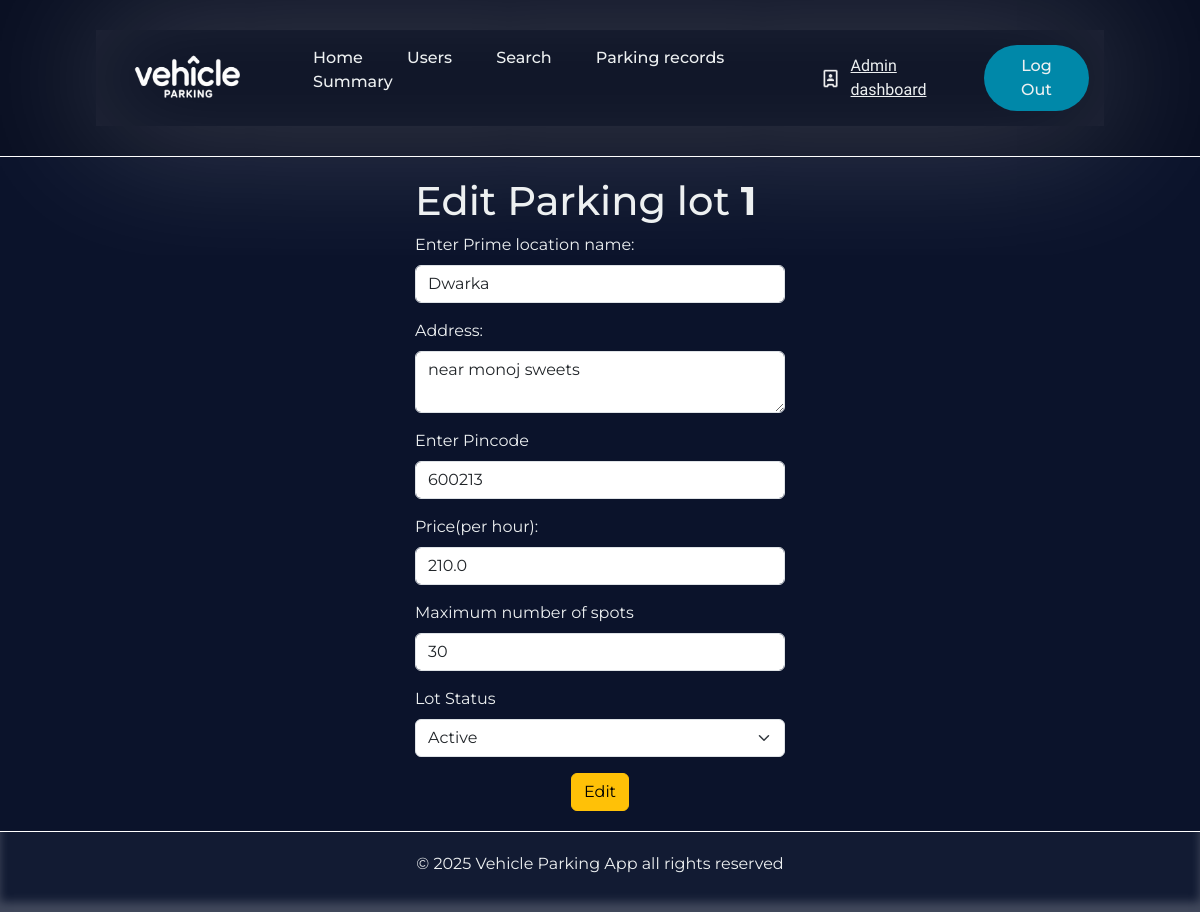
The app's page /edit-parking-lot/1, older data.
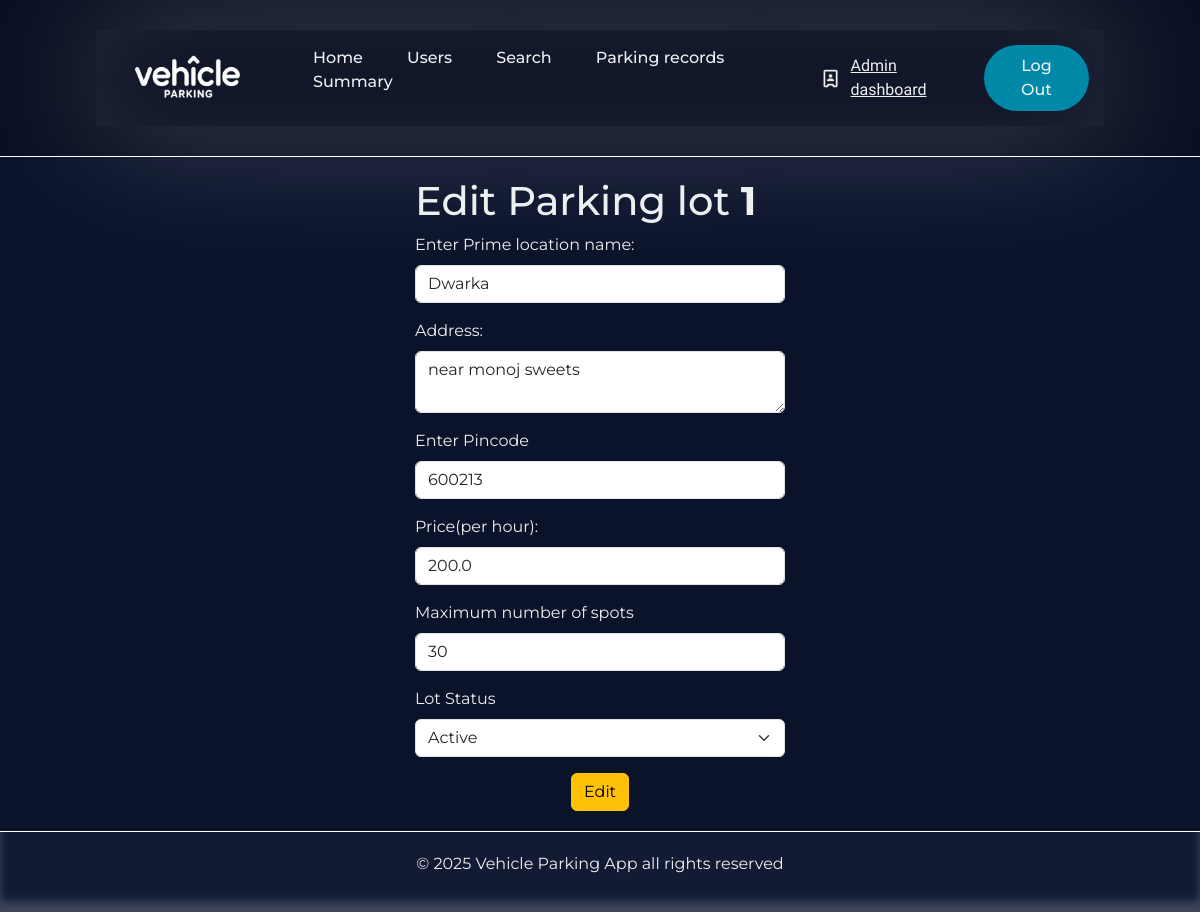
The same page, newer data.
### Application/models.py (models this page shows)
class Parkinglot(db.Model):
    __tablename__='parking_lot'
    id=db.Column(db.Integer,primary_key=True)
    prime_location_name=db.Column(db.String(80),nullable=False)
    price=db.Column(db.Float,nullable=False)
    address=db.Column(db.String(250),nullable=False)
    pincode=db.Column(db.String(6),nullable=False)
    maximum_spots=db.Column(db.Integer,nullable=False)
    is_active=db.Column(db.Boolean,default=True,nullable=False)
    spots=db.relationship('Parkingspots',backref='lot',lazy=True,cascade='all,delete-orphan')

### Application/controllers.py (the view, shortened to what this page needs)
@app.route('/edit-parking-lot/<int:lot_id>',methods=['GET','POST'])
def edit_parking_lot(lot_id):
    current_parking_lot=Parkinglot.query.filter_by(id=lot_id).first()
    previous_max_spots=current_parking_lot.maximum_spots
    return render_template('edit_parkinglot.html',current_parking_lot=current_parking_lot)

### templates/edit_parkinglot.html (shortened to what this page needs)
{% extends 'admin_base.html' %}
{% block content %}
                <div class="form_canvas">
                    <div id="edit-lot-card" class="form-card">
                        <h1>Edit Parking lot <b>{{ current_parking_lot.id }}</b></h1>
                        <form action="/edit-parking-lot/{{ current_parking_lot.id }}" method="POST">
                        <div class="mb-3" >
                            <label for="prime-location-name" class="form-label">Enter Prime location name:</label>
                            <input type="text" class="form-control" id="prime-location-name" placeholder="Dwarka" name="prime_location_name" value="{{ current_parking_lot.prime_location_name }}" required>
                        </div>
                        <div class="mb-3">
                            <label for="Address" class="form-label">Address:</label>
                            <textarea class="form-control" id="Address" rows="2" name="address" required>{{ current_parking_lot.address }}</textarea>
                        </div>
                        <div class="mb-3">
                            <label for="Parking-lot-pincode" class="form-label">Enter Pincode</label>
                            <input type="text" class="form-control" id="Parking-lot-pincode" placeholder="600213" name="pincode" value="{{ current_parking_lot.pincode}}" required>
                        </div>
                        <div class="mb-3">
                            <label for="Parking-spot-price" class="form-label">Price(per hour):</label>
                            <input type="number"  step="any" class="form-control" id="Parking-spot-price" placeholder="210" name="parking_spot_price" value="{{ current_parking_lot.price}}" required>
                        </div>
                        <div class="mb-3">
                            <label for="max-parking-spots" class="form-label">Maximum number of spots</label>
                            <input type="number"  step="1" min="1" class="form-control" id="Parking-spot-price" placeholder="30" name="max_spots" value="{{ current_parking_lot.maximum_spots }}" required>
                        </div>
                        <div class="mb-3">
                            <label for="lot-status" class="form-label">Lot Status</label>
                            <select class="form-select" aria-label="Default select example" id="lot-status"  name="is_active" value="{{ current_parking_lot.is_active }}" required>
                                <option value="1">Active</option>
                            </select>
                        </div>
                        <div style="text-align: center;">
                            <input type="submit" class="btn btn-warning" value="Edit">
                            <br>
                        </div>
                        </form>
                    </div>
                </div>
{% endblock %}

Row changes from the older to the newer data that the page shows:
changed Parkinglot "Dwarka": parking_spot_price "210.0" → "200.0"
